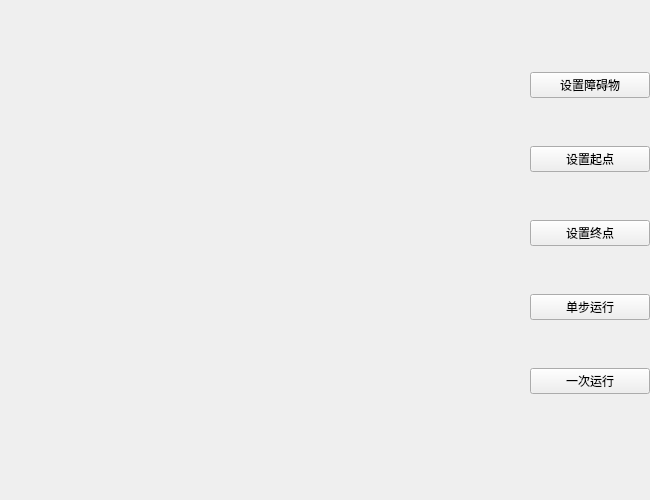
<?xml version="1.0" encoding="UTF-8"?>
<ui version="4.0">
 <class>Form</class>
 <widget class="QWidget" name="Form">
  <property name="geometry">
   <rect>
    <x>0</x>
    <y>0</y>
    <width>650</width>
    <height>500</height>
   </rect>
  </property>
  <property name="windowTitle">
   <string>Form</string>
  </property>
  <widget class="QWidget" name="widget" native="true">
   <property name="geometry">
    <rect>
     <x>530</x>
     <y>30</y>
     <width>120</width>
     <height>411</height>
    </rect>
   </property>
   <layout class="QVBoxLayout" name="verticalLayout">
    <item>
     <widget class="QPushButton" name="setObstacleBtn">
      <property name="cursor">
       <cursorShape>PointingHandCursor</cursorShape>
      </property>
      <property name="text">
       <string>设置障碍物</string>
      </property>
     </widget>
    </item>
    <item>
     <widget class="QPushButton" name="setStartBtn">
      <property name="cursor">
       <cursorShape>PointingHandCursor</cursorShape>
      </property>
      <property name="text">
       <string>设置起点</string>
      </property>
     </widget>
    </item>
    <item>
     <widget class="QPushButton" name="setEndBtn">
      <property name="cursor">
       <cursorShape>PointingHandCursor</cursorShape>
      </property>
      <property name="text">
       <string>设置终点</string>
      </property>
     </widget>
    </item>
    <item>
     <widget class="QPushButton" name="onceProgressBtn">
      <property name="cursor">
       <cursorShape>PointingHandCursor</cursorShape>
      </property>
      <property name="text">
       <string>单步运行</string>
      </property>
     </widget>
    </item>
    <item>
     <widget class="QPushButton" name="finishAllBtn">
      <property name="cursor">
       <cursorShape>PointingHandCursor</cursorShape>
      </property>
      <property name="text">
       <string>一次运行</string>
      </property>
     </widget>
    </item>
   </layout>
  </widget>
 </widget>
 <resources/>
 <connections/>
</ui>
